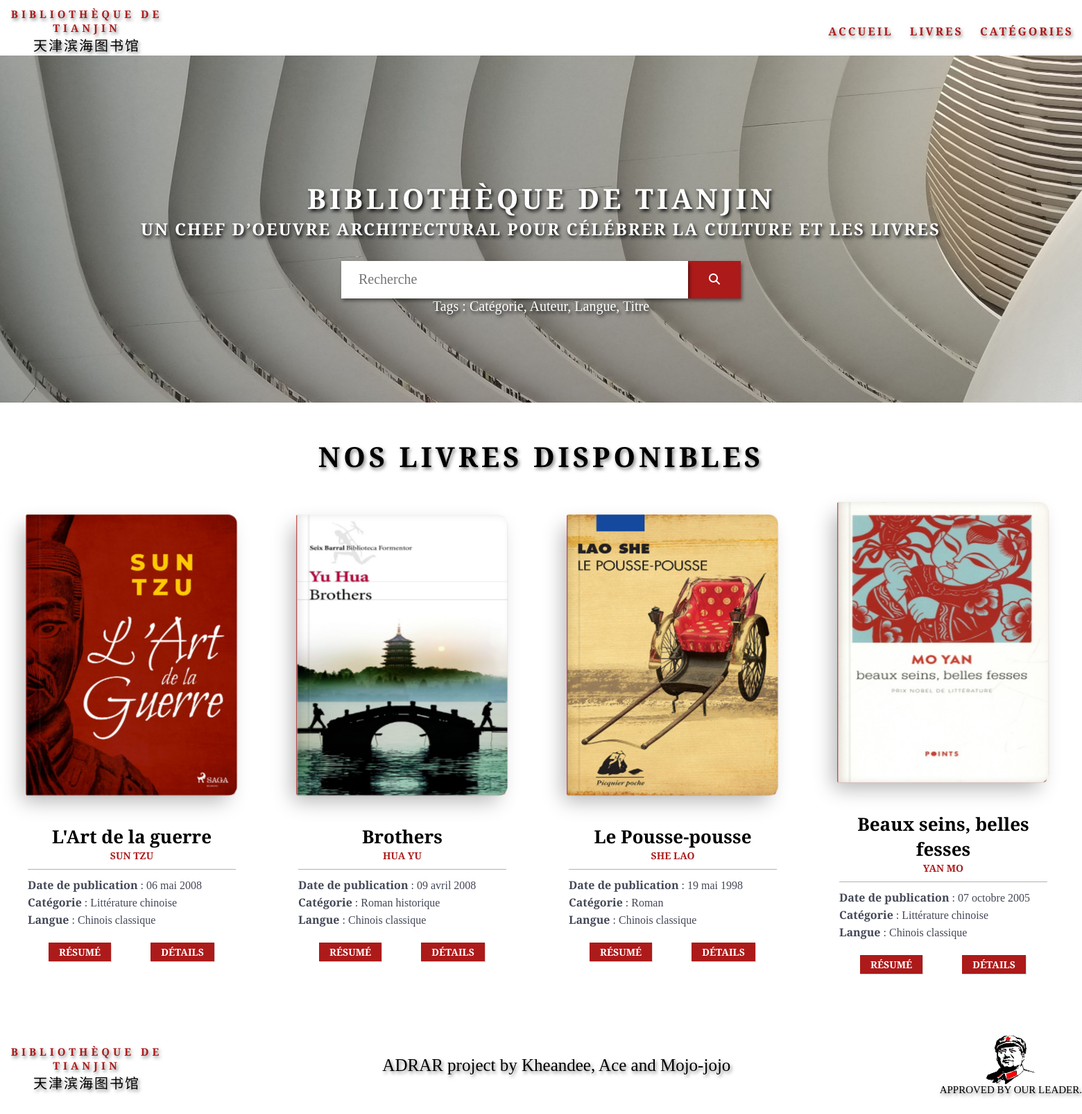
Page /library/liste/ on the committed database.
### library/models.py (models this page shows, shortened)
class Book(models.Model):
    name_book = models.CharField(max_length=50)
    date_book = models.DateField("Date de publication")
    synopsis_book = models.TextField(null=True, blank=True)
    picture_book = models.ImageField(upload_to="pictures_book", blank=True)
    author = models.ForeignKey(Author, on_delete=models.CASCADE)
    language = models.ForeignKey(Langage, on_delete=models.CASCADE)
    category = models.ForeignKey(Category, on_delete=models.CASCADE, null=True, blank=True)

class Author(models.Model):
    name_author = models.CharField(max_length=50)
    firstname_author = models.CharField(max_length=50)
    birthdate_author = models.DateField("Date de naissance du l'auteur")
    picture_author = models.ImageField(upload_to="pictures_author", blank=True)
    def __str__(self):
        affiche = f"{self.firstname_author} {self.name_author}"
        return affiche

class Category(models.Model):
    name_category = models.CharField(max_length=100)
    def __str__(self):
        affiche = f"{self.name_category}"
        return affiche

class Langage(models.Model):
    name_langage = models.CharField(max_length=50)
    def __str__(self):
        affiche = f"{self.name_langage}"
        return affiche

### library/views.py (the view)
# urls.py: path('liste/', views.liste, name='liste'),
def liste(request):
    book = Book.objects.order_by('id')
    category =  Category.objects.all()
    langage =  Langage.objects.all()
    author = Author.objects.all()
    context = {
        'book': book,
        'category': category,
        'langage': langage,
        'author': author,
    }
    return render(request, 'library/liste.html', context)

### library/templates/library/liste.html (shortened to what this page needs)
{% extends "library/index.html" %}
{% load static %}
{% load i18n %}
{% block content %}
<h1 data-aos="fade-right" data-aos-duration="2000" class="titreH1"> Nos livres disponibles</h1>
    <div class="container">
        {% for book in book %}
            <div data-aos="fade" data-aos-duration="3000"  class="main">
                <ul id="bk-list" class="bk-list clearfix">
                    <li>
                        <div class="bk-book book-1 bk-bookdefault">
                            <div class="bk-front">
                                <div class="bk-cover" style="background-image: url({{book.picture_book.url}});">
                                </div>
                            </div>
                            <div class="bk-back">
                                <p>“{{ book.synopsis_book }}”.</p>
                            </div>
                            <div class="bk-left">
                                <h2>
                                </h2>
                            </div>
                        </div>
                        <div class="bk-info">
                            <h3>
                                <span>{{ book.name_book }}</span>
                                <span><b>{{ book.author }}</b></span>
                            </h3>
                            <p>
                                {% language 'fr' %}
                                <b>Date de publication</b> : {{ book.date_book|date:'d F Y' }}
                                {% endlanguage %}
                            </p>
                            <p><b>Catégorie</b> : {{ book.category }}</p>
                            <p><b>Langue</b> : {{ book.language }}</p>
                            <button class="bk-bookback">Résumé</button>
                            <button><a href="{% url 'library:detail' book.id %}">Détails</a></button>
                        </div>
                    </li>
                </ul>
            </div>
        {% endfor %}
    </div>
{% endblock %}

### library/static/library/CSS/style.css (style rules this page uses)
* { margin: 0; box-sizing: border-box; font-family: 'Cormorant Garamond', serif; }
.titreH1 { text-align: center; text-transform: uppercase; letter-spacing: 5px; font-size: clamp(20px, 9vh, 40px); font-weight: 800; color: #000; padding-top: 50px; text-shadow: 2px 3px 5px #00000080; }
.container { width: 100vw; height: 100vh; display: flex; align-items: center; }
.bk-list { list-style: none; position: relative; }
.bk-list li { position: relative; width: 300px; float: left; z-index: 1; margin: 0px 50px 40px 0; perspective: 1800px; }
.bk-info { position: relative; margin-top: 440px; }
.bk-info h3 { padding: 2px 0 5px; margin-bottom: 10px; border-bottom: 1px solid rgba(0, 0, 0, 0.3); font-size: 26px; text-align: center; }
.bk-info h3 span:last-child { font-size: 14px; font-weight: 400; text-transform: uppercase; padding-bottom: 5px; display: block; color: #ad1a1a; }
.bk-info p { line-height: 24px; color: #444857; font-size: 16px; text-align: justify; }
.bk-info button { background: #ad1a1a; border: none; color: #fff; display: inline-block; padding: 4px 15px; font-weight: 700; font-size: 14px; text-transform: uppercase; cursor: pointer; margin-left: 30px; margin-right: 23px; margin-top: 20px; box-shadow: 1px 1px 1px rgba(0, 0, 0, 0.15); }
.bk-info button a { text-decoration: none; color: #fff; }
.bk-list li .bk-book { position: absolute; width: 100%; height: 400px; transform-style: preserve-3d; transition: transform 0.5s; }
.bk-list li .bk-book > div, .bk-list li .bk-front > div { display: block; position: absolute; }
.bk-list li .bk-front { transform-style: preserve-3d; transform-origin: 0% 50%; transition: transform 0.5s; transform: translate3d(0, 0, 20px); z-index: 10; }
.bk-list li .bk-front > div { z-index: 1; backface-visibility: hidden; transform-style: preserve-3d; }
.bk-list li .bk-front, .bk-list li .bk-back, .bk-list li .bk-front > div { width: 300px; height: 400px; }
.bk-list li .bk-left, .bk-list li .bk-right { width: 40px; left: -20px; }
.bk-list li .bk-back { transform: rotate3d(0, 1, 0, -180deg) translate3d(0, 0, 20px); box-shadow: 10px 10px 30px rgba(0, 0, 0, 0.3); border-radius: 3px 0 0 3px; }
.bk-list li .bk-left { height: 400px; transform: rotate3d(0, 1, 0, -90deg); }
.bk-list li .bk-front > div { border-radius: 0 13px 13px 0; box-shadow: inset 4px 0 10px rgba(0, 0, 0, 0.1); }
.bk-list li .bk-front:after { content: ""; position: absolute; top: 1px; bottom: 1px; left: -1px; width: 1px; }
.bk-list li .bk-cover:after, .bk-list li .bk-back:after { content: ""; position: absolute; top: 0; left: 15px; bottom: 0; width: 3px; background: rgba(0, 0, 0, 0.06); box-shadow: 1px 0 3px rgba(255, 255, 255, 0.1); border-radius: 13px 0 0 13px; }
.bk-list li .bk-back:after { left: auto; right: 15px; }
.bk-left h2 { width: 300px; height: 40px; transform-origin: 0 0; transform: rotate(90deg) translateY(-40px); }
.book-1 .bk-front > div, .book-1 .bk-back, .book-1 .bk-left, .book-1 .bk-front:after { background-color: #ad1a1a; }
.book-1 .bk-cover { background-repeat: no-repeat; background-position: 0px 0px 0px 0px; background-size: 300px 400px; }
.book-1 .bk-left h2 { color: #fff; font-size: 15px; line-height: 40px; padding-right: 0px; text-align: center; }
.book-1 .bk-back p { color: #fff; font-size: 15px; padding: 10px; margin-right: 8px; margin-left: 8px; margin-top: 63px; text-align: justify; font-weight: 500; border: #edd7ab double 3px; }

### rows in the picture
Book: picture_book (picture), name_book "L'Art de la guerre", author "SUN TZU", date_book "06 mai 2008", category "Littérature chinoise", language "Chinois classique"
Book: picture_book (picture), name_book "Brothers", author "HUA YU", date_book "09 avril 2008", category "Roman historique", language "Chinois classique"
Book: picture_book (picture), name_book "Le Pousse-pousse", author "SHE LAO", date_book "19 mai 1998", category "Roman", language "Chinois classique"
Book: picture_book (picture), name_book "Beaux seins, belles fesses", author "YAN MO", date_book "07 octobre 2005", category "Littérature chinoise", language "Chinois classique"
